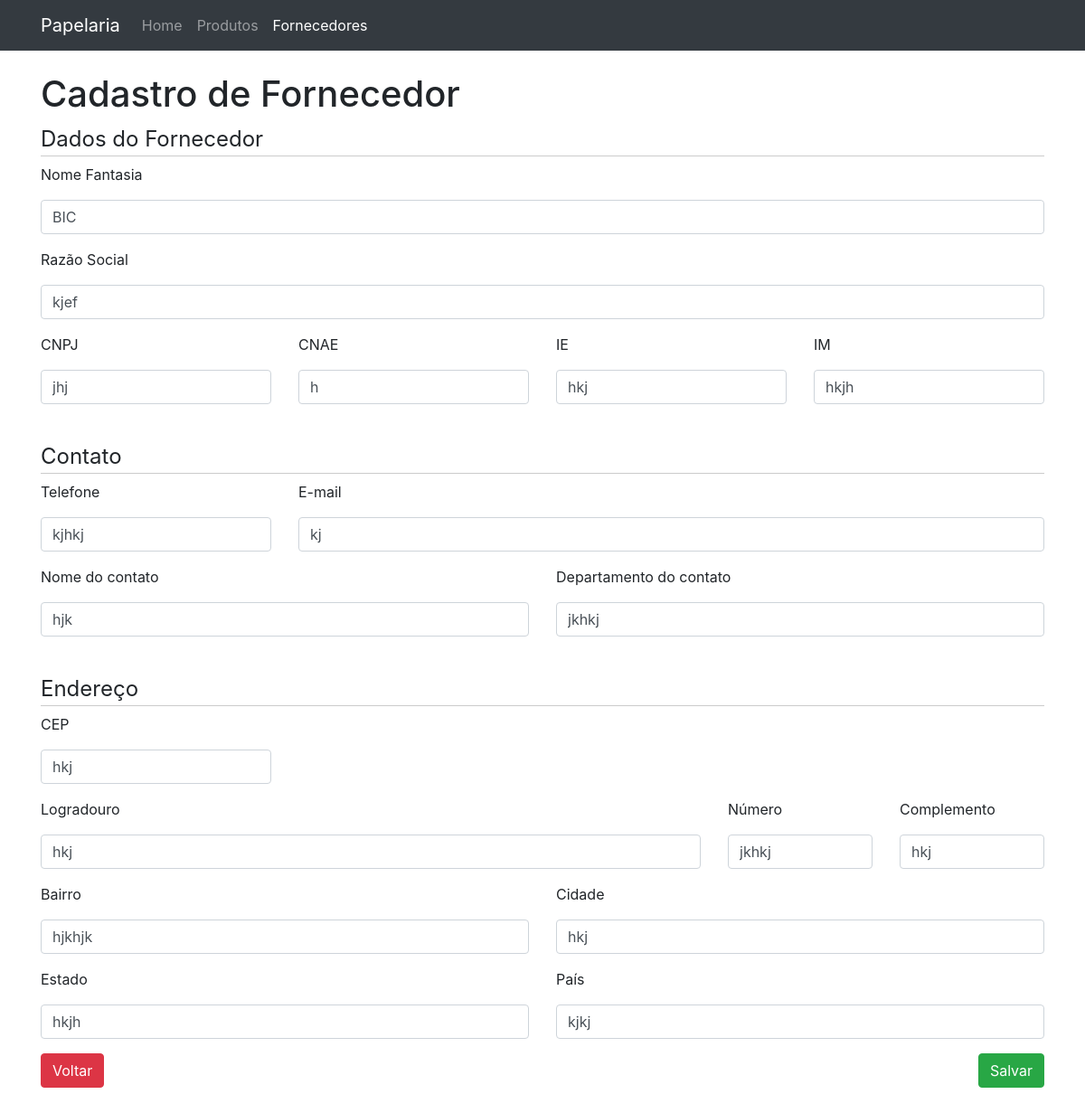
Screenshot of /provider/update/1 with the database file from the repository.
### app/models/provider.py (models this page shows, shortened)
class Provider(db.Model):
    __tablename__ = "provider"
    id              = db.Column(db.Integer,    primary_key=True)
    trading_name    = db.Column(db.String(30), nullable=False)
    company_name    = db.Column(db.String(50), nullable=False)
    document_number = db.Column(db.String(14), nullable=False)
    cnae            = db.Column(db.String(10), nullable=False)
    ie              = db.Column(db.String(10), nullable=False)
    im              = db.Column(db.String(10), nullable=False)
    status          = db.Column(db.String(1),  nullable=True, default='A')
    created_by      = db.Column(db.String(30), nullable=True)
    created_at      = db.Column(db.DateTime,   nullable=True, default=datetime.utcnow)
    updated_by      = db.Column(db.String(30), nullable=True)
    updated_at      = db.Column(db.DateTime,   nullable=True, default=datetime.utcnow)
    address_id      = db.Column(db.Integer, db.ForeignKey('address.id'), nullable=True)

### app/models/contact.py (models this page shows, shortened)
class Contact(db.Model):
    __tablename__ = "contact"
    id                  = db.Column(db.Integer,    primary_key=True)
    phone               = db.Column(db.String(30), nullable=False)
    email               = db.Column(db.String(30), nullable=False)
    employee_name       = db.Column(db.String(30), nullable=False)
    employee_department = db.Column(db.String(30), nullable=False)
    status              = db.Column(db.String(1),  nullable=False, default='A')
    created_by          = db.Column(db.String(30), nullable=True)
    created_at          = db.Column(db.DateTime,   nullable=False, default=datetime.utcnow)
    updated_by          = db.Column(db.String(30), nullable=True)
    updated_at          = db.Column(db.DateTime,   nullable=False, default=datetime.utcnow)
    provider_id         = db.Column(db.Integer, db.ForeignKey('provider.id'), nullable=True)

### app/models/address.py (models this page shows, shortened)
class Address(db.Model):
    __tablename__ = "address"
    id          = db.Column(db.Integer,    primary_key=True)
    street      = db.Column(db.String(50), nullable=False)
    number      = db.Column(db.String(5) , nullable=False)
    complement  = db.Column(db.String(30), nullable=False)
    district    = db.Column(db.String(30), nullable=False)
    city        = db.Column(db.String(30), nullable=False)
    state       = db.Column(db.String(30), nullable=False)
    country     = db.Column(db.String(30), nullable=False)
    postal_code = db.Column(db.String(8),  nullable=False)
    status      = db.Column(db.String(1),  nullable=False, default='A')
    created_by  = db.Column(db.String(30), nullable=True)
    created_at  = db.Column(db.DateTime,   nullable=False, default=datetime.utcnow)
    updated_by  = db.Column(db.String(30), nullable=True)
    updated_at  = db.Column(db.DateTime,   nullable=False, default=datetime.utcnow)

### app/controllers/provider.py (the view, shortened to what this page needs)
@app.route('/provider/update/<int:id>', methods=['GET', 'POST'])
def updateProvider(id):
    providerData = Provider.query.get(id)
    addressData  = Address.query.get(providerData.address_id)
    contactData  = Contact.query.filter_by(provider_id=providerData.id).first()
    providerForm = ProviderForm(request.form, obj=providerData)
    contactForm  = ContactForm(request.form,  obj=contactData)
    addressForm  = AddressForm(request.form,  obj=addressData)
    return render_template(
        'provider/form.html',
        providerForm=providerForm,
        contactForm=contactForm,
        addressForm=addressForm
    )

### app/forms/provider.py
class ProviderForm(FlaskForm):
    trading_name     = StringField('Nome Fantasia', validators=[DataRequired()])
    company_name     = StringField('Razão Social',  validators=[DataRequired()])
    document_number  = StringField('CNPJ',          validators=[DataRequired()])
    cnae             = StringField('CNAE')
    ie               = StringField('IE')
    im               = StringField('IM')

### app/forms/contact.py
class ContactForm(FlaskForm):
    id                  = StringField('ID do Produto', validators=[DataRequired()])
    phone               = StringField('Telefone', validators=[DataRequired()])
    email               = StringField('E-mail', validators=[DataRequired()])
    employee_name       = StringField('Nome do contato', validators=[DataRequired()])
    employee_department = StringField('Departamento do contato')

### app/templates/provider/form.html (shortened to what this page needs)
{% extends 'base.html' %}
{% block content %}
    <h1>Cadastro de Fornecedor</h1>
    <form action="" method="POST">
        <div class="row">
            <div class="col-md-12">
                <legend class="underline">Dados do Fornecedor</legend>
            </div>
        </div>
        <div class="row">
            <div class="col-md-12">
                <div class="form-group">
                    <label for="">{{ providerForm.trading_name.label }}</label>
                    {{ providerForm.trading_name(class="form-control") }}
                </div>
            </div>
        </div>
        <div class="row">
            <div class="col-md-12">
                <div class="form-group">
                    <label for="">{{ providerForm.company_name.label }}</label>
                    {{ providerForm.company_name(class="form-control") }}
                </div>
            </div>
        </div>
        <div class="row">
            <div class="col-md-3">
                <div class="form-group">
                    <label for="">{{ providerForm.document_number.label }}</label>
                    {{ providerForm.document_number(class="form-control") }}
                </div>
            </div>
            <div class="col-md-3">
                <div class="form-group">
                    <label for="">{{ providerForm.cnae.label }}</label>
                    {{ providerForm.cnae(class="form-control") }}
                </div>
            </div>
            <div class="col-md-3">
                <div class="form-group">
                    <label for="">{{ providerForm.ie.label }}</label>
                    {{ providerForm.ie(class="form-control") }}
                </div>
            </div>
            <div class="col-md-3">
                <div class="form-group">
                    <label for="">{{ providerForm.im.label }}</label>
                    {{ providerForm.im(class="form-control") }}
                </div>
            </div>
        </div>
        <br>
        <div class="row">
            <div class="col-md-12">
                <legend class="underline">Contato</legend>
            </div>
        </div>
        <div class="row">
            <div class="col-md-3">
                <div class="form-group">
                    <label for="">{{ contactForm.phone.label }}</label>
                    {{ contactForm.phone(class="form-control") }}
                </div>
            </div>
            <div class="col-md-9">
                <div class="form-group">
                    <label for="">{{ contactForm.email.label }}</label>
                    {{ contactForm.email(class="form-control") }}
                </div>
            </div>
        </div>
        <div class="row">
            <div class="col-md-6">
                <div class="form-group">
                    <label for="">{{ contactForm.employee_name.label }}</label>
                    {{ contactForm.employee_name(class="form-control") }}
                </div>
            </div>
            <div class="col-md-6">
                <div class="form-group">
                    <label for="">{{ contactForm.employee_department.label }}</label>
                    {{ contactForm.employee_department(class="form-control") }}
                </div>
            </div>
        </div>
        <br>
        <div class="row">
            <div class="col-md-12">
                <legend class="underline">Endereço</legend>
            </div>
        </div>
        <div class="row">
            <div class="col-md-3">
                <div class="form-group">
                    <label for="">{{ addressForm.postal_code.label }}</label>
                    {{ addressForm.postal_code(class="form-control") }}
                </div>
            </div>
        </div>
        <div class="row">
            <div class="col-md-8">
                <div class="form-group">
                    <label for="">{{ addressForm.street.label }}</label>
                    {{ addressForm.street(class="form-control") }}
                </div>
            </div>
            <div class="col-md-2">
                <div class="form-group">
                    <label for="">{{ addressForm.number.label }}</label>
                    {{ addressForm.number(class="form-control") }}
                </div>
            </div>
            <div class="col-md-2">
                <div class="form-group">
                    <label for="">{{ addressForm.complement.label }}</label>
                    {{ addressForm.complement(class="form-control") }}
                </div>
            </div>
        </div>
        <div class="row">
            <div class="col-md-6">
                <div class="form-group">
                    <label for="">{{ addressForm.district.label }}</label>
                    {{ addressForm.district(class="form-control") }}
                </div>
            </div>
            <div class="col-md-6">
                <div class="form-group">
                    <label for="">{{ addressForm.city.label }}</label>
                    {{ addressForm.city(class="form-control") }}
                </div>
            </div>
        </div>
        <div class="row">
            <div class="col-md-6">
                <div class="form-group">
                    <label for="">{{ addressForm.state.label }}</label>
                    {{ addressForm.state(class="form-control") }}
                </div>
            </div>
            <div class="col-md-6">
                <div class="form-group">
                    <label for="">{{ addressForm.country.label }}</label>
                    {{ addressForm.country(class="form-control") }}
                </div>
            </div>
        </div>
        <a class="btn btn-danger" href="{{ url_for('indexProvider') }}">Voltar</a>
        <button type="submit" class="btn btn-success float-right">Salvar</button>
    </form>
{% endblock %}

### app/static/css/styles.css (style rules this page uses)
.underline { border-bottom: 1px solid #ccc; }

### rows the page displays
Provider: trading_name "BIC", company_name "kjef", document_number "jhj", cnae "h", ie "hkj", im "hkjh"
Contact: phone "kjhkj", email "kj", employee_name "hjk", employee_department "jkhkj"
Address: postal_code "hkj", street "hkj", number "jkhkj", complement "hkj", district "hjkhjk", city "hkj", state "hkjh", country "kjkj"

### other values shown
{{ providerForm.trading_name.label }} "Nome Fantasia"
{{ providerForm.company_name.label }} "Razão Social"
{{ providerForm.document_number.label }} "CNPJ"
{{ providerForm.cnae.label }} "CNAE"
{{ providerForm.ie.label }} "IE"
{{ providerForm.im.label }} "IM"
{{ contactForm.phone.label }} "Telefone"
{{ contactForm.email.label }} "E-mail"
{{ contactForm.employee_name.label }} "Nome do contato"
{{ contactForm.employee_department.label }} "Departamento do contato"
{{ addressForm.postal_code.label }} "CEP"
{{ addressForm.street.label }} "Logradouro"
{{ addressForm.number.label }} "Número"
{{ addressForm.complement.label }} "Complemento"
{{ addressForm.district.label }} "Bairro"
